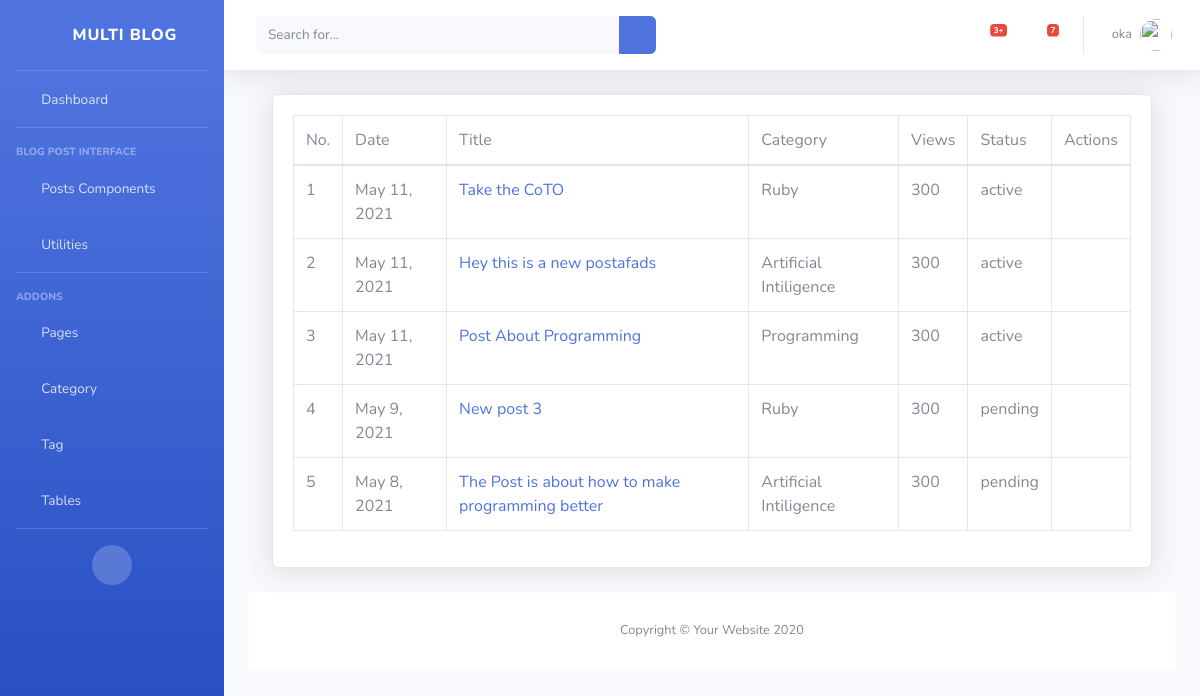
Page /dashboard/post/ (signed in) on the committed database.
### dashboard/models.py (models this page shows, shortened)
class Author(models.Model):
    author = models.OneToOneField(User, on_delete= models.CASCADE)
    email = models.EmailField(unique=True, blank=True, null=True)
    first_name = models.CharField(max_length=100, null=True, blank=True, verbose_name='First Name')
    last_name = models.CharField(max_length=100, null=True, blank=True,verbose_name='Last Name')
    designation = models.CharField(max_length=10, null=True)
    author_image = models.ImageField(upload_to='author/',verbose_name='Author Profile Image',blank=True, null=True)
    auth_status = models.CharField(max_length=100, null=True)
    class Meta:
        verbose_name_plural = 'Author'

### blog/models.py (models this page shows, shortened)
class Blog(models.Model):
    status = (
        ('active','active'),
        ('pending','pending')
    )
    title  = models.CharField(max_length=200, null=True)
    detail = models.TextField(max_length=2000, null=True)
    image = models.ImageField(upload_to='images/media', null=True, blank=True)
    catagories = models.ForeignKey(Catagory,on_delete=models.DO_NOTHING, null=True)
    tags = models.ManyToManyField(Tag, blank=True)
    status = models.CharField(max_length=20, choices=status, default='pending')
    author = models.ForeignKey(Author, on_delete=models.CASCADE)
    featured  = models.BooleanField(default=False)
    visit_count = models.IntegerField(default=0)
    visible = models.BooleanField(default=True)
    created_at = models.DateTimeField(auto_now_add=True)
    class Meta:
        verbose_name_plural = 'Blog'

class Catagory(models.Model):
    name = models.CharField(max_length=200, null=True)
    image = models.CharField(max_length=300, null=True, blank=True )
    description = models.CharField(max_length=500, null=True,blank=True, verbose_name='Description')
    class Meta:
        verbose_name_plural = 'Catagory'
    def __str__(self):
        return str(self.name)

### dashboard/views.py (the view)
# urls.py: path('post/', views.AllPost.as_view(), name='all_post'),
class AllPost(View):
    @method_decorator(login_required(login_url='login'))
    def dispatch(self,request,*args,**kwargs):
        return super().dispatch(request,*args,**kwargs)
    def get(self,request):
        user = request.user.author
        post = user.blog_set.all().order_by('-id')
        context = {
            'post':post
        }
        return render(request,'dashboard/post/all_post.html',context)

### blog/context_processors.py (called while the page is built)
def globalVariable(request):
    featured_post = Blog.objects.filter(featured=True, status='active').order_by('-id')
    catagories_obj  = Catagory.objects.all().order_by('-id')
    tags_obj = Tag.objects.all().order_by('-id')
    popular_post = Blog.objects.all().order_by('-id')[:3]
    images_obj = Blog.objects.only('image').order_by('-id')[:6]
    all_post = Blog.objects.all().order_by('-id')
    context = {
            'featured':featured_post,
            'popular': popular_post,
            'catagories':catagories_obj,
            'tags':tags_obj,
            'image':images_obj,
        }
    return context

### templates/dashboard/post/all_post.html (shortened to what this page needs)
{% extends 'dashboard/base/base.html' %}
{% block body %}
{% load humanize %}
<div class="container-fluid">
                    <div class="card shadow mb-4">
                        <div class="card-body">
                            <div class="table-responsive">
                                <table class="table table-bordered" id="dataTable" width="100%" cellspacing="0">
                                    <thead>
                                        <tr>
                                            <td>No. </td>
                                            <td> Date </td>
                                            <td> Title </td>
                                            <td> Category </td>
                                            <td> Views </td>
                                            <td> Status </td>
                                            <td> Actions </td>
                                        </tr>
                                    </thead>
                                    <tbody>
                                        {% for p in post %}
                                        <tr>
                                            <td>{{ forloop.counter }}</td>
                                            <td> {{ p.created_at|naturalday }}</td>
                                            <td><a href="{% url 'post' p.id %}">{{ p.title }}</a>  </td>
                                            <td> {{ p.catagories }} </td>
                                            <td> 300 </td>
                                            <td> {{ p.status }} </td>
                                            <td><a href="{% url 'edit_post' p.id %}"><i class="far fa-edit"></i></a>
                                                {% if p.visible == False %}
                                                    <a href="{% url 'visible' p.id %}"><i class="fas fa-eye"></i></a>
                                                {% else %}
                                                    <a href="{% url 'hidden' p.id %}"><i class="fas fa-eye-slash"></i></a>
                                                {% endif %}
                                            </td>
                                        </tr>
                                        {% endfor %}
                                    </tbody>
                                </table>
                            </div>
                        </div>
                    </div>
{% endblock %}

### templates/dashboard/base/base.html (shortened to what this page needs)
<!DOCTYPE html>
<html lang="en">
    {% load static %}
    {% load humanize %}
<head>
    {% load static %}
    <link href="{% static  'vendor/fontawesome-free/css/all.min.css' %}" rel="stylesheet" type="text/css">
    <link href="{% static 'css/sb-admin-2.min.css' %}" rel="stylesheet">
</head>
<body id="page-top">
    <div id="wrapper">
        <ul class="navbar-nav bg-gradient-primary sidebar sidebar-dark accordion" id="accordionSidebar">
            <a class="sidebar-brand d-flex align-items-center justify-content-center" href="index.html">
                <div class="sidebar-brand-icon rotate-n-15">
                    <i class="fas fa-laugh-wink"></i>
                </div>
                <div class="sidebar-brand-text mx-3">Multi Blog</div>
            </a>
            <hr class="sidebar-divider my-0">
            {%  url 'dashboard' as url %}
            <li class="nav-item {% if request.path == url %} active {% endif %}">
                <a class="nav-link" href="{{ url }}">
                    <i class="fas fa-fw fa-tachometer-alt"></i>
                    <span>Dashboard</span></a>
            </li>
            <hr class="sidebar-divider">
            <div class="sidebar-heading">
                Blog Post Interface
            </div>
            <li class="nav-item">
                <a class="nav-link collapsed" href="#" data-toggle="collapse" data-target="#collapseTwo"
                    aria-expanded="true" aria-controls="collapseTwo">
                    <i class="fas fa-fw fa-cog"></i>
                    <span> Posts Components</span>
                </a>
            </li>
            <li class="nav-item">
                <a class="nav-link collapsed" href="#" data-toggle="collapse" data-target="#collapseUtilities"
                    aria-expanded="true" aria-controls="collapseUtilities">
                    <i class="fas fa-fw fa-wrench"></i>
                    <span>Utilities</span>
                </a>
            </li>
            <hr class="sidebar-divider">
            <div class="sidebar-heading">
                Addons
            </div>
            <li class="nav-item">
                <a class="nav-link collapsed" href="#" data-toggle="collapse" data-target="#collapsePages"
                    aria-expanded="true" aria-controls="collapsePages">
                    <i class="fas fa-fw fa-folder"></i>
                    <span>Pages</span>
                </a>
            </li>
            <li class="nav-item">
                <a class="nav-link" href="{% url 'category' %}">
                    <i class="fas fa-fw fa-chart-area"></i>
                    <span>Category</span></a>
            </li>
            <li class="nav-item">
                <a class="nav-link" href="{% url 'tag' %}">
                    <i class="fas fa-fw fa-chart-area"></i>
                    <span>Tag</span></a>
            </li>
            <li class="nav-item">
                <a class="nav-link" href="tables.html">
                    <i class="fas fa-fw fa-table"></i>
                    <span>Tables</span></a>
            </li>
            <hr class="sidebar-divider d-none d-md-block">
            <div class="text-center d-none d-md-inline">
                <button class="rounded-circle border-0" id="sidebarToggle"></button>
            </div>
        </ul>
        <div id="content-wrapper" class="d-flex flex-column">
            <div id="content">
                <nav class="navbar navbar-expand navbar-light bg-white topbar mb-4 static-top shadow">
                    <form
                        class="d-none d-sm-inline-block form-inline mr-auto ml-md-3 my-2 my-md-0 mw-100 navbar-search">
                        <div class="input-group">
                            <input type="text" class="form-control bg-light border-0 small" placeholder="Search for..."
                                aria-label="Search" aria-describedby="basic-addon2">
                            <div class="input-group-append">
                                <button class="btn btn-primary" type="button">
                                    <i class="fas fa-search fa-sm"></i>
                                </button>
                            </div>
                        </div>
                    </form>
                    <ul class="navbar-nav ml-auto">
                        <li class="nav-item dropdown no-arrow mx-1">
                            <a class="nav-link dropdown-toggle" href="#" id="alertsDropdown" role="button"
                                data-toggle="dropdown" aria-haspopup="true" aria-expanded="false">
                                <i class="fas fa-bell fa-fw"></i>
                                <span class="badge badge-danger badge-counter">3+</span>
                            </a>
                        </li>
                        <li class="nav-item dropdown no-arrow mx-1">
                            <a class="nav-link dropdown-toggle" href="#" id="messagesDropdown" role="button"
                                data-toggle="dropdown" aria-haspopup="true" aria-expanded="false">
                                <i class="fas fa-envelope fa-fw"></i>
                                <span class="badge badge-danger badge-counter">7</span>
                            </a>
                        </li>
                        <li class="nav-item dropdown no-arrow">
                            <a class="nav-link dropdown-toggle" href="#" id="userDropdown" role="button"
                                data-toggle="dropdown" aria-haspopup="true" aria-expanded="false">
                                <span class="mr-2 d-none d-lg-inline text-gray-600 small">{{ user.author.author.username }}</span>
                                {% if user.author.author_image %}
                                <img class="img-profile rounded-circle"
                                    src="{{ user.author.author_image.url }}">
                                {% else %}
                                <img class="img-profile rounded-circle" src="https://www.pngarts.com/files/11/Avatar-PNG-Transparent-Image.png" alt="">
                                {% endif %}
                            </a>
                        </li>
                    </ul>
                </nav>
                <div class="container-fluid">
                {% block body %}{% endblock %}
            </div>
            <footer class="sticky-footer bg-white" style="bottom: 0;">
                <div class="container my-auto">
                    <div class="copyright text-center my-auto">
                        <span>Copyright &copy; Your Website 2020</span>
                    </div>
                </div>
            </footer>
        </div>
    </div>
</body>
</html>

### rows in the picture
Blog: created_at "May 11, 2021", title "Take the CoTO", catagories "Ruby", status "active", visible True (drawn)
Blog: created_at "May 11, 2021", title "Hey this is a new postafads", catagories "Artificial Intiligence", status "active", visible True (drawn)
Blog: created_at "May 11, 2021", title "Post About Programming", catagories "Programming", status "active", visible True (drawn)
Blog: created_at "May 9, 2021", title "New post 3", catagories "Ruby", status "pending", visible True (drawn)
Blog: created_at "May 8, 2021", title "The Post is about how to make programming better", catagories "Artificial Intiligence", status "pending", visible True (drawn)

### other values in the picture
{{ user.author.author.username }} "oka"
